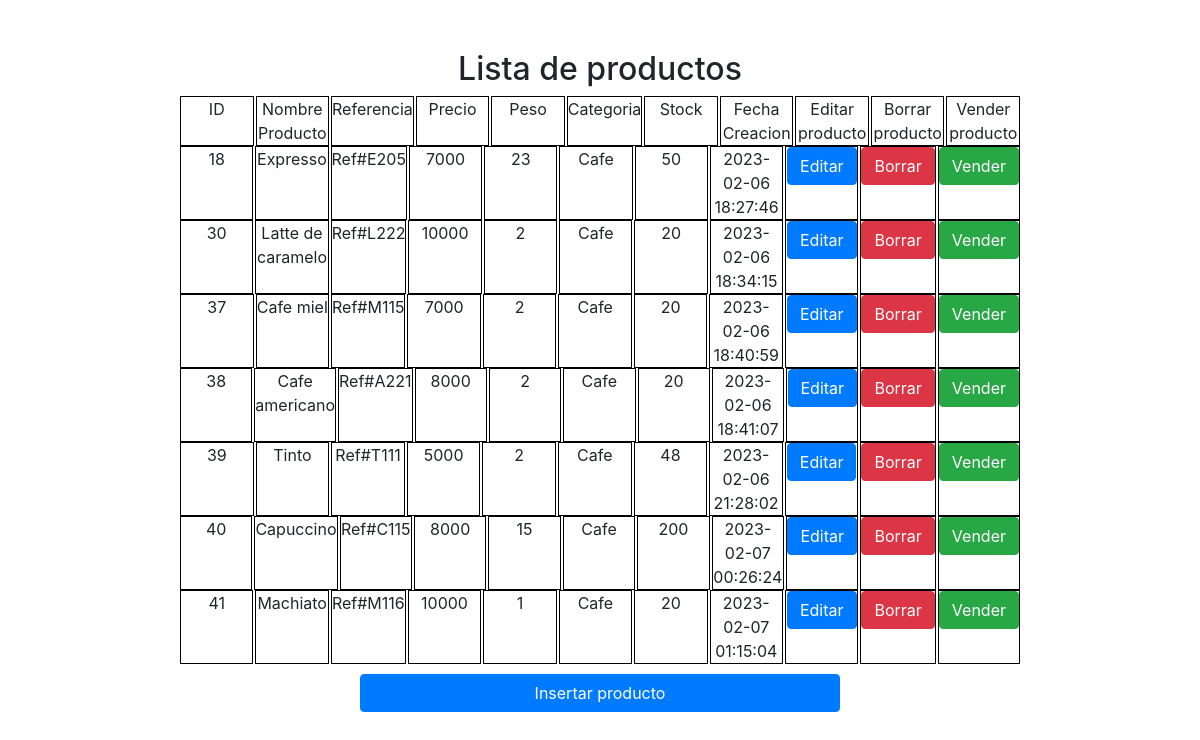
The page / on the database its author committed.
### tables this page shows
CREATE TABLE `productos` (
  `ID` int(11) NOT NULL,
  `NombreProducto` varchar(500) NOT NULL,
  `Referencia` varchar(255) NOT NULL,
  `Precio` int(20) NOT NULL,
  `Peso` int(20) NOT NULL,
  `Categoria` varchar(200) NOT NULL,
  `Stock` int(20) NOT NULL,
  `FechaCreacion` datetime NOT NULL DEFAULT current_timestamp()
);

### PHP/Producto.php (called while the page is built, shortened)
<?php
    include("ConexionBaseDatos.php");
    class Producto {
        private $conexionBD;
        function __construct() {
            $this->conexionBD = new ConexionBaseDatos;
        }
        function listProducts() {
            $this->conexionBD->listsQuery("SELECT * FROM productos");
        }
    }
?>

### PHP/ConexionBaseDatos.php (the view, shortened to what this page needs)
<?php
    class ConexionBaseDatos {
        private $mysqli;
        function __construct()
        {
            $this->mysqli = new mysqli("localhost", "root", "", "cafeteria_kotecno");
        }
        function listsQuery($sql) {
            echo "<h2 class='titulo'>Lista de productos</h2>";
            $result = $this->mysqli->query($sql);
            if ($result->num_rows > 0) {
                echo "<div class='grid-container'>";
                echo "<div class='grid-item'>ID</div>";
                echo "<div class='grid-item'>Nombre Producto</div>";
                echo "<div class='grid-item'>Referencia</div>";
                echo "<div class='grid-item'>Precio</div>";
                echo "<div class='grid-item'>Peso</div>";
                echo "<div class='grid-item'>Categoria</div>";
                echo "<div class='grid-item'>Stock</div>";
                echo "<div class='grid-item'>Fecha Creacion</div>";
                echo "<div class='grid-item'>Editar producto</div>";
                echo "<div class='grid-item'>Borrar producto</div>";
                echo "<div class='grid-item'>Vender producto</div>";
                echo "</div>";
                while($row = $result->fetch_assoc()) {
                    echo "<div class='grid-container'>";
                    echo "<div class='grid-item'>".$row["ID"]."</div>";
                    echo "<div class='grid-item'>".$row["NombreProducto"]."</div>";
                    echo "<div class='grid-item'>".$row["Referencia"]."</div>";
                    echo "<div class='grid-item'>".$row["Precio"]."</div>";
                    echo "<div class='grid-item'>".$row["Peso"]."</div>";
                    echo "<div class='grid-item'>".$row["Categoria"]."</div>";
                    echo "<div class='grid-item'>".$row["Stock"]."</div>";
                    echo "<div class='grid-item'>".$row["FechaCreacion"]."</div>";
                    echo "<div class='grid-item'>
                        <a href='./editar.php?ID=".$row["ID"]."' class='btn btn-primary'>Editar</a>
                    </div>";
                    echo "<div class='grid-item'>
                        <form action='/index.php' method='delete'>
                            <input type='hidden' name='delete' id='delete' value='".$row["ID"]."' />
                            <button formaction='/Cafeteria-Kotecno/index.php' class='btn btn-danger'>Borrar</button>
                        </form>
                    </div>";
                    echo "<div class='grid-item'>
                        <a href='./vender.php?ID=".$row["ID"]."' class='btn btn-success'>Vender</a>
                    </div>";
                    echo "</div>";
                }
              } else {
                echo "0 results";
              }
        }
    }
?>

### Index.php (shortened to what this page needs)
<!doctype html>
<html class="no-js" lang="">
    <head>
        <link rel="stylesheet" href="./css/bootstrap.css">
        <link rel="stylesheet" href="./css/grid.css">
        <link rel="stylesheet" href="./css/main.css">
    </head>
    <body>
        <?php
            include("./PHP/Producto.php");
            $producto = new Producto;
            if(isset($_REQUEST['delete'])) {
                if($_REQUEST['delete']) {
                    $producto->deleteProduct($_REQUEST['delete']);
                    $producto->listProducts();
                }
            } else {
                $producto->listProducts();
            }
        ?>
        <div class="grid-container3">
            <a href="./insertar.php" class="btn btn-primary insertar"> Insertar producto </a>
        </div>
    </body>
</html>

### css/grid.css (style rules this page uses)
.grid-container { display: grid; grid-template-rows: auto; grid-template-columns: 1fr 1fr 1fr 1fr 1fr 1fr 1fr 1fr 1fr 1fr 1fr; grid-gap: 2px; margin: 0 15%; }
.grid-item { background: #fff; text-align: center; border: black 1px solid; }
.grid-container3 { display: grid; grid-template-rows: auto; grid-template-columns: 1fr; grid-gap: 2px; margin: 0 30%; }

### css/main.css (style rules this page uses)
.titulo { text-align: center; margin-top: 50px; }
.insertar { margin-top: 10px; }

### rows shown on the page
productos: ID "18", NombreProducto "Expresso", Referencia "Ref#E205", Precio "7000", Peso "23", Categoria "Cafe", Stock "50", FechaCreacion "2023-02-06 18:27:46"
productos: ID "30", NombreProducto "Latte de caramelo", Referencia "Ref#L222", Precio "10000", Peso "2", Categoria "Cafe", Stock "20", FechaCreacion "2023-02-06 18:34:15"
productos: ID "37", NombreProducto "Cafe miel", Referencia "Ref#M115", Precio "7000", Peso "2", Categoria "Cafe", Stock "20", FechaCreacion "2023-02-06 18:40:59"
productos: ID "38", NombreProducto "Cafe americano", Referencia "Ref#A221", Precio "8000", Peso "2", Categoria "Cafe", Stock "20", FechaCreacion "2023-02-06 18:41:07"
productos: ID "39", NombreProducto "Tinto", Referencia "Ref#T111", Precio "5000", Peso "2", Categoria "Cafe", Stock "48", FechaCreacion "2023-02-06 21:28:02"
productos: ID "40", NombreProducto "Capuccino", Referencia "Ref#C115", Precio "8000", Peso "15", Categoria "Cafe", Stock "200", FechaCreacion "2023-02-07 00:26:24"
productos: ID "41", NombreProducto "Machiato", Referencia "Ref#M116", Precio "10000", Peso "1", Categoria "Cafe", Stock "20", FechaCreacion "2023-02-07 01:15:04"
